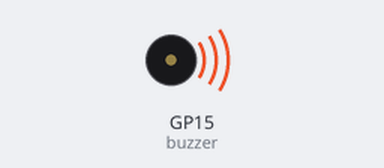
Bench run of a program on a simulated Raspberry Pi Pico running MicroPython. Shown: buzzer (waves = sounding).

Above: at 0.2 s.
Timing chart, 0 to 3.0 s (numbered marks = the images above):
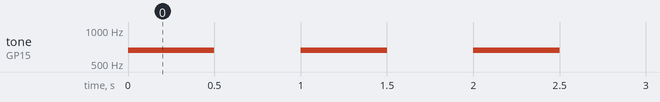

The program:

buzzer.py
```python
import time
from machine import Pin, PWM

buzzer = PWM(Pin(15))
buzzer.freq(660)
buzzer.duty_u16(0)

def beep():
    buzzer.duty_u16(2 ** 15)
    time.sleep(0.5)
    buzzer.duty_u16(0)
    time.sleep(0.5)

while True:
    beep()
```

Measured:
- by itself, tone on GP15 (buzzer): alternates 660 Hz for 0.50 s and silent for 0.50 s
